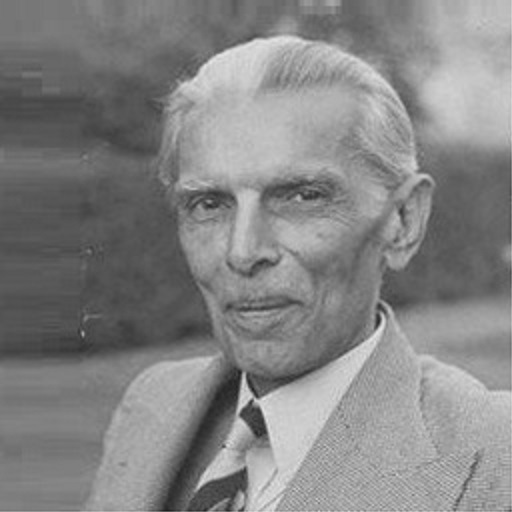
%> input picture DIP/Assignment 3/1.jfif, 512 x 512 px
$ octave Histogram_equalization.m   (GNU Octave 9; MATLAB toolbox functions it lacks are replaced by stand-ins)
%> lines starting %> are read from the running program, lines starting %| are printed output that depends on the picture
clc
clear all
close all

a=imread('1.jfif');
%> a is the input picture: size 512x512x3 uint8; min 28, max 228, mean 132.6
b=rgb2gray(a);
subplot(2,2,1);
imshow(b);
title('Original Grayscale Image');
subplot(2,2,3);
imhist(b);
title('Histogram of Original Grayscale Image');
j=histeq(b);
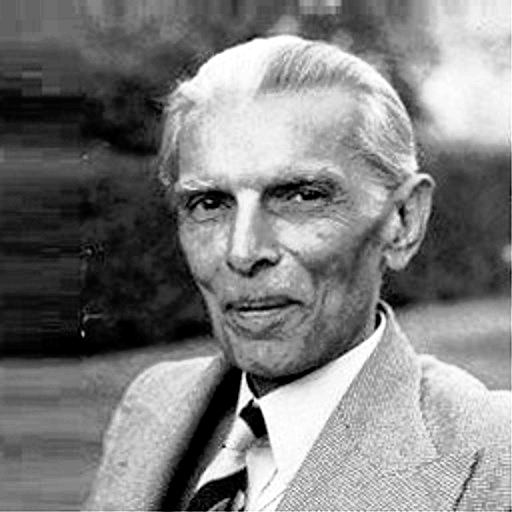
%> j: size 512x512 uint8; min 0, max 255, mean 126.5
subplot(2,2,2);
imshow(j);
title('Image after histogram equalization');
subplot(2,2,4);
imhist(j);
title('Histogram of Image after histogram equalization');
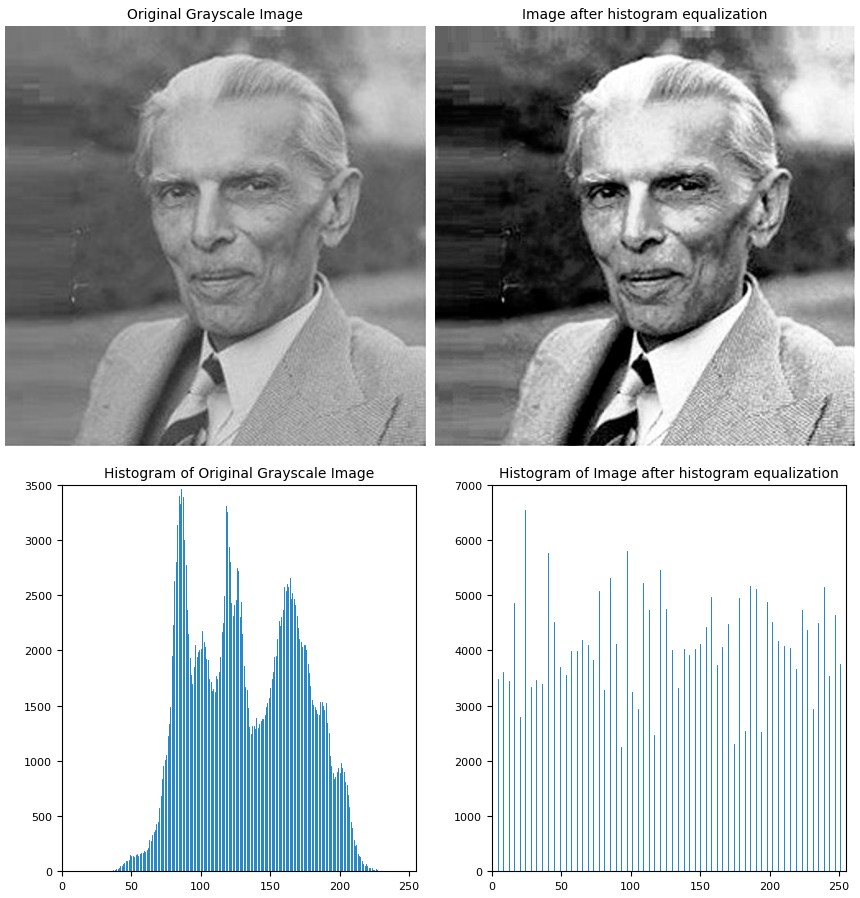
%> figure redrawn from the program's plot data, 4 panels

$ run again, with DIP/Assignment 3/2.jpg saved as DIP/Assignment 3/1.jfif
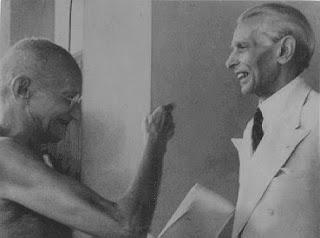
%> input picture DIP/Assignment 3/2.jpg, 320 x 238 px
%> a is the input picture: size 238x320 uint8; min 30, max 230, mean 114.8
%> `j=histeq(b);`:
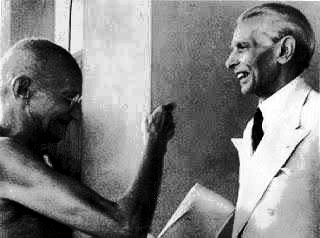
%> j: size 238x320 uint8; min 0, max 255, mean 126.8
%> `title('Histogram of Image after histogram equalization');`:
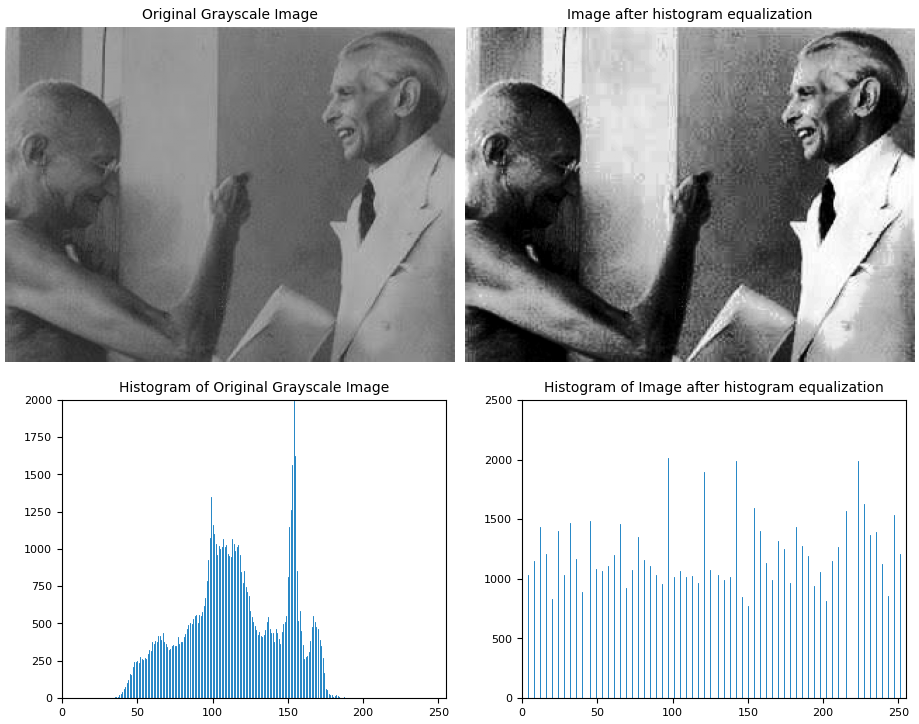
%> figure redrawn from the program's plot data, 4 panels
